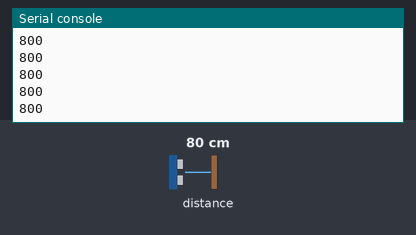
Recording of a program running on a simulated CircuitPython board. Parts: the last lines printed to the serial console. The test bench sets the inputs (shaded band); at power-on: distance to the obstacle 80 cm.

Above: at 1.2 s.
1.3 s: distance to the obstacle set to 2 cm
At 1.31 s:
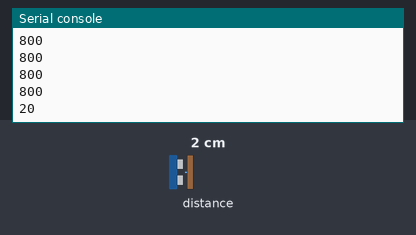
2.8 s: distance to the obstacle set to 4 cm
At 2.81 s:
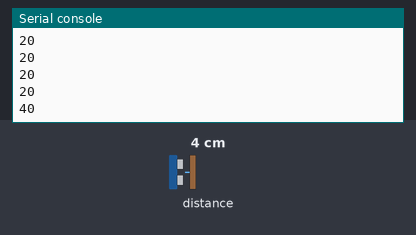
Timing chart, 0 to 5.8 s (numbered marks = the images above; inputs shaded):
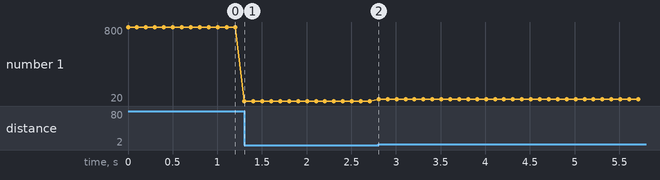

The program:

code.py
```python
import time
import board
import busio
import adafruit_vl53l0x

i2c_bus_offboard = busio.I2C( board.SCL, board.SDA )
rangefinder = adafruit_vl53l0x.VL53L0X( i2c_bus_offboard )

while True:
    distance_mm = rangefinder.range
    if distance_mm > 1000: #the rangefinder isn't reliable at values greater than around 1000mmm
        distance_mm = 1000 #so rather than have it jump to 8000mm, cap the value at 1000.
    print( distance_mm )
    time.sleep(0.1)
```

Measured:
- after the input at 1.3 s, the serial console: prints a new line at once (image 1)
- after the input at 2.8 s, the serial console: prints a new line at once (image 2)
- plotted number 1: 800 → 20 after the input at 1.3 s, 20 → 40 after the input at 2.8 s
